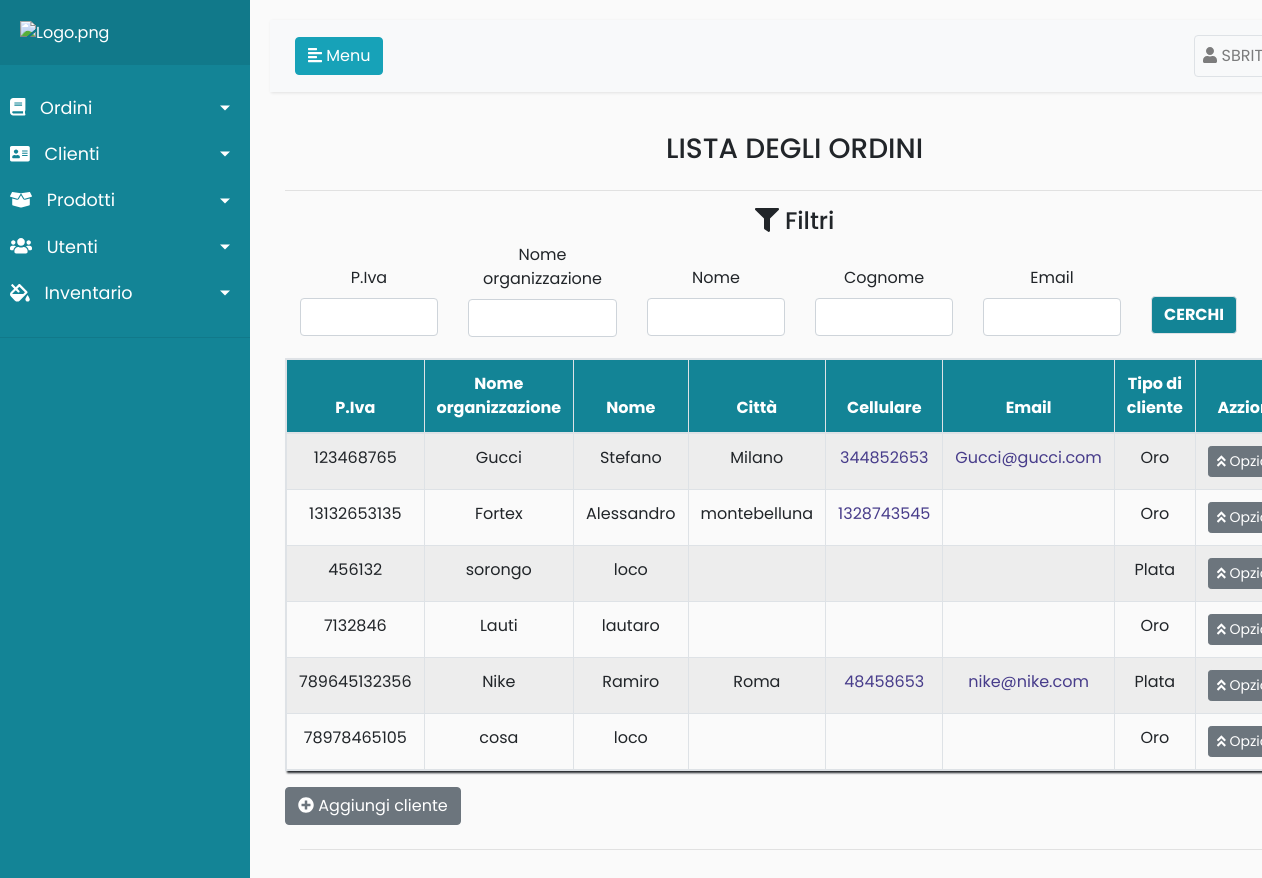
The page /Clientes (signed in) on the database as committed earlier.
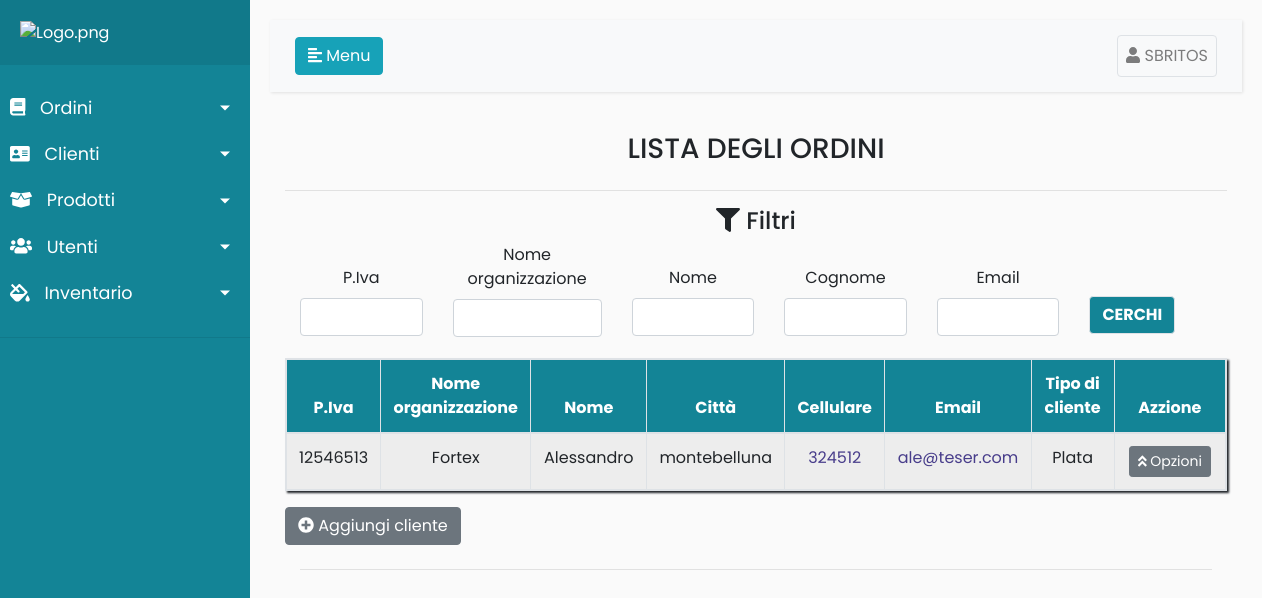
The same page on the database as committed later.
### Register/models.py (models this page shows)
class Usuarios(AbstractUser):
	telefono = models.CharField(max_length=20,null=True, verbose_name='Teléfono',blank=False)
	class Meta:
		permissions = (('Administrador', 'Administrador'),
					   ('Encargado','Encargado'),
					   ('Pintor','Pintor'),
					   ('Montaje','Montaje'),
					   ('Calidad1','Calidad1'),
					   ('Secretaria','Secretaria'),
					   ('Stock','Stock'),
					   )

### Clientes/models.py (models this page shows, shortened)
class Clientes(models.Model):
	TIPO_CLIENTE = (
		('Oro','Oro'),
		('Plata','Plata'),
		('Bronce','Bronce'),
		)
	rut = models.IntegerField(primary_key=True,blank=False,null=False)
	nombre_organizacion = models.CharField(max_length=50,blank=False,null=False)
	nombre = models.CharField(max_length=50, blank=False,null=False)
	apellido = models.CharField(max_length=50,blank=False,null=False)
	direccion1 = models.CharField(max_length=150,blank=True,null=False)
	direccion2 = models.CharField(max_length=150, blank=True,null=False)
	ciudad = models.CharField(max_length=20,blank=True,null=False)
	telefono = models.CharField(max_length=20,blank=True,null=False)
	celular = models.CharField(max_length=20,blank=True,null=False)
	email = models.EmailField(max_length=254, blank=True,null=False)
	tipo_cliente = models.CharField(max_length=10,choices=TIPO_CLIENTE,null=False)
	usuarios = models.ForeignKey(settings.AUTH_USER_MODEL,null=True, verbose_name=("Creado por "),on_delete=models.CASCADE)
	history = HistoricalRecords()

### Clientes/views.py (the view)
# urls.py: path('Clientes',login_required(ListClientesView),name='ListClientes'),
def ListClientesView(request):
	Model_one = Clientes.objects.all().order_by(Lower('rut'))
	myFilter = OrdenesFilter(request.GET, queryset=Model_one)
	paginator = Paginator(myFilter.qs, 10)
	page = request.GET.get('page1')
	try:
		pub = paginator.page(page)
	except PageNotAnInteger:
		pub = paginator.page(1)
	except EmptyPage:
		pub = paginator.page(paginator.num_pages)
	myFilter = OrdenesFilter(request.GET, queryset=Model_one)
	context = {'Model_one': Model_one, 'pub': pub, "myFilter": myFilter}
	return render(request, 'clientes/listClientes.html', context)

### Clientes/templates/clientes/listClientes.html (shortened to what this page needs)
{%extends 'register/index.html'%}
{%load static%}
{% load widget_tweaks %}
{%block content%}
<div class="container">
    <div class="d-flex justify-content-center">
        <h3>LISTA DEGLI ORDINI</h3>
    </div>
    <hr>
</div>
<div class="container">
    <div class="d-flex justify-content-center">
        <h4><i class="fas fa-filter"></i> Filtri</h4>
    </div>
    <form method="get">
        <div class="container">
            <div class="row align-items-center">
                <div class="col-sm">
                    <label for="orden" class="text-center container">P.Iva</label>
                    {{myFilter.form.rut|add_class:"form-control container text-center"}}
                </div>
                <div class="col-sm">
                    <label for="nombre_organizacion" class="text-center container">Nome organizzazione</label>
                    {{myFilter.form.nombre_organizacion|attr:"style:margin-bottom:1.3rem"|add_class:"form-control font-weight-bold container text-center"}}
                </div>
                <div class="col-sm">
                    <label for="nombre" class="text-center container">Nome</label>
                    {{myFilter.form.nombre|add_class:"form-control font-weight-bold container text-center"}}
                </div>
                <div class="col-sm">
                    <label for="apellido" class="text-center container">Cognome</label>
                    {{myFilter.form.apellido|add_class:"form-control font-weight-bold container text-center"}}
                </div>
                <div class="col-sm">
                    <label for="email" class="text-center container">Email</label>
                    {{myFilter.form.email|add_class:"form-control font-weight-bold container text-center"}}
                </div>
                <div class="col-sm">
                    <button class="btn rounded-pill border" style="margin-top:1.8rem;color:#fff ;background-color:#138496;" type="submit"><STRONG> CERCHI</STRONG></button>
                </div>
            </div>
        </div>
    </form>
    <table id="tabla" class="table table-responsive border table-striped table-bordered" style="box-shadow:2px 2px 2px;">
        <thead style="background-color:#138496;color:#fff">
        <th class="col-md text-center" style="width:5rem;">P.Iva</th>
        <th class="col-md text-center" style="width:15rem;">Nome organizzazione</th>
        <th class="col-md text-center" style="width:25rem;">Nome</th>
        <th class="col-md text-center" style="width:5rem;">Città</th>
        <th class="col-md text-center" style="width:5rem;">Cellulare</th>
        <th class="col-md text-center" style="width:15rem;">Email</th>
        <th class="col-md text-center" style="width:15rem;">Tipo di cliente</th>
        <th class="col-md text-center" style="width:15rem;">Azzione</th>
        </thead>
        {%for cliente in pub%}
        <form method="POST" action="/Clientes/delete/{{cliente.rut}}">
            <tr>
                <td class="col-md text-center" style="width:5rem;">{{cliente.rut}}</td>
                <td class="col-md text-center" style="width:15rem; ">{{cliente.nombre_organizacion}}</td>
                <td class="col-md text-center" style="width:5rem;">{{cliente.nombre}}</td>
                <td class="col-md text-center" style="width:5rem;">{{cliente.ciudad}}</td>
                <td class="col-md text-center" style="width:15rem;color:darkslateblue"><a target="_blank" href="https://api.whatsapp.com/send?phone={{cliente.celular}}">{{cliente.celular}}</a></td>
                <td class="col-md text-center" style="width:15rem;color: darkslateblue"><a href="mailto:{{cliente.email}}">{{cliente.email}}</a></td>
                <td class="col-md text-center" style="width:25rem;">{{cliente.tipo_cliente}}</td>
                <td class="col-md text-center" style="width:50rem;">
                    <div class="dropup">
                        <button type="button" class="btn btn-secondary btn-sm" data-toggle="dropdown">
                            <i class="fas fa-angle-double-up"></i> Opzioni
                        </button>
                </td>
            </tr>
        </form>
        {%endfor%}
    </table>
    {%if perms.Register.Administrador or perms.Register.Secretaria or perms.Register.Encargado %}
    <a href="{%url 'createClientes'%}" id="jamaica" class="btn btn-secondary"><i id="japon" class="fas fa-plus-circle"></i> Aggiungi cliente</a>
{%endif%}
    <div class="container">
        <hr>
    </div>
    {%endblock%}

### Register/templates/register/index.html (shortened to what this page needs)
<!DOCTYPE html>
<html>
<head>
    <link rel="stylesheet" href="https://stackpath.bootstrapcdn.com/bootstrap/4.1.0/css/bootstrap.min.css"
>
    <link rel="stylesheet" href="https://ajax.googleapis.com/ajax/libs/jquerymobile/1.4.5/jquery.mobile.min.css">
</head>
<body>
<div class="wrapper">
    <nav id="sidebar">
        <div class="sidebar-header" style="border-color:#fff;">
            <a href="{%url 'listarOrden'%}"><img src="http://www.fortexsrl.it/wp-content/uploads/2013/05/logo1.png" width="100%"
                             alt="Logo.png"></a>
        </div>
        <ul class="list-unstyled components">
            <li class="">
                <a href="#homeSubmenu" data-toggle="collapse" aria-expanded="false" class="dropdown-toggle">
                    <i class="fas fa-book"></i>
                    Ordini
                </a>
            </li>
            <li>
                <a href="#pageClienti" data-toggle="collapse" aria-expanded="false" class="dropdown-toggle">
                    <i class="fas fa-address-card"></i>
                    Clienti
                </a>
                <a href="#pageSubmenu" data-toggle="collapse" aria-expanded="false" class="dropdown-toggle">
                    <i class="fas fa-box-open"></i>
                    Prodotti
                </a>
            </li>
            <li>
                <a href="#pageUtenti" data-toggle="collapse" aria-expanded="false" class="dropdown-toggle">
                    <i class="fas fa-users"></i>
                    Utenti
                </a>
            </li>
            <li>
                <a href="#pageInventario" data-toggle="collapse" aria-expanded="false" class="dropdown-toggle">
                    <i class="fas fa-fill-drip"></i>
                    Inventario
                </a>
            </li>
        </ul>
    </nav>
    <div id="content">
        <nav class="navbar navbar-expand-lg navbar-light bg-light">
            <div class="container-fluid">
                <button type="button" id="sidebarCollapse" class="btn btn-info">
                    <i class="fas fa-align-left"></i>
                    <span>Menu</span>
                </button>
                <div class="collapse navbar-collapse" id="navbarSupportedContent">
                    <ul class="nav navbar-nav ml-auto">
                        <li class="nav-item">
                            <a href="#pageInventario1" data-toggle="collapse"  style="background:None;"
                               aria-expanded="true"
                               class=" nav-link dropdown border rounded ">
                                <i class="fas fa-user"></i>
                                {{user|upper}}
                            </a>
                        </li>
                    </ul>
                </div>
            </div>
        </nav>
        {%block content%}{%endblock%}
    </div>
</div>
</body>
</html>

### Register/templates/register/index.html (style rules this page uses)
body { font-family: 'Poppins', sans-serif; background: #fafafa; }
a, a:hover, a:focus { color: inherit; text-decoration: none; transition: all 0.3s; }
.navbar { padding: 15px 10px; background: #fff; border: none; border-radius: 0; margin-bottom: 40px; box-shadow: 1px 1px 3px rgba(0, 0, 0, 0.1); }
i, span { display: inline-block; }
.wrapper { display: flex; align-items: stretch; }
#sidebar { min-width: 250px; max-width: 250px; background: #138496; color: #fff; transition: all 0.3s; }
#sidebar ul li a { text-align: left; }
#sidebar .sidebar-header { padding: 20px; background: #11798a; }
#sidebar ul.components { padding: 20px 0; border-bottom: 1px solid #11798a; }
#sidebar ul li a { padding: 10px; font-size: 1.1em; display: block; }
#sidebar ul li a i { margin-right: 10px; }
#sidebar ul li.active>a, a[aria-expanded="true"] { color: #fff; background: #138496; }
a[data-toggle="collapse"] { position: relative; }
.dropdown-toggle::after { display: block; position: absolute; top: 50%; right: 20px; transform: translateY(-50%); }
#content { width: 100%; padding: 20px; min-height: 100vh; transition: all 0.3s; }

### Clientes/templates/clientes/listClientes.html (style rules this page uses)
input[type=number] { -moz-appearance: textfield; }

Rows that differ between the two databases and show on the page:
removed Clientes: rut "123468765", nombre_organizacion "Gucci", nombre "Stefano", ciudad "Milano", celular "344852653", email "Gucci@gucci.com", tipo_cliente "Oro"
removed Clientes: rut "13132653135", nombre_organizacion "Fortex", nombre "Alessandro", ciudad "montebelluna", celular "1328743545", tipo_cliente "Oro"
removed Clientes: rut "456132", nombre_organizacion "sorongo", nombre "loco", tipo_cliente "Plata"
removed Clientes: rut "7132846", nombre_organizacion "Lauti", nombre "lautaro", tipo_cliente "Oro"
removed Clientes: rut "789645132356", nombre_organizacion "Nike", nombre "Ramiro", ciudad "Roma", celular "48458653", email "nike@nike.com", tipo_cliente "Plata"
removed Clientes: rut "78978465105", nombre_organizacion "cosa", nombre "loco", tipo_cliente "Oro"
added Clientes: rut "12546513", nombre_organizacion "Fortex", nombre "Alessandro", ciudad "montebelluna", celular "324512", email "ale@teser.com", tipo_cliente "Plata"
